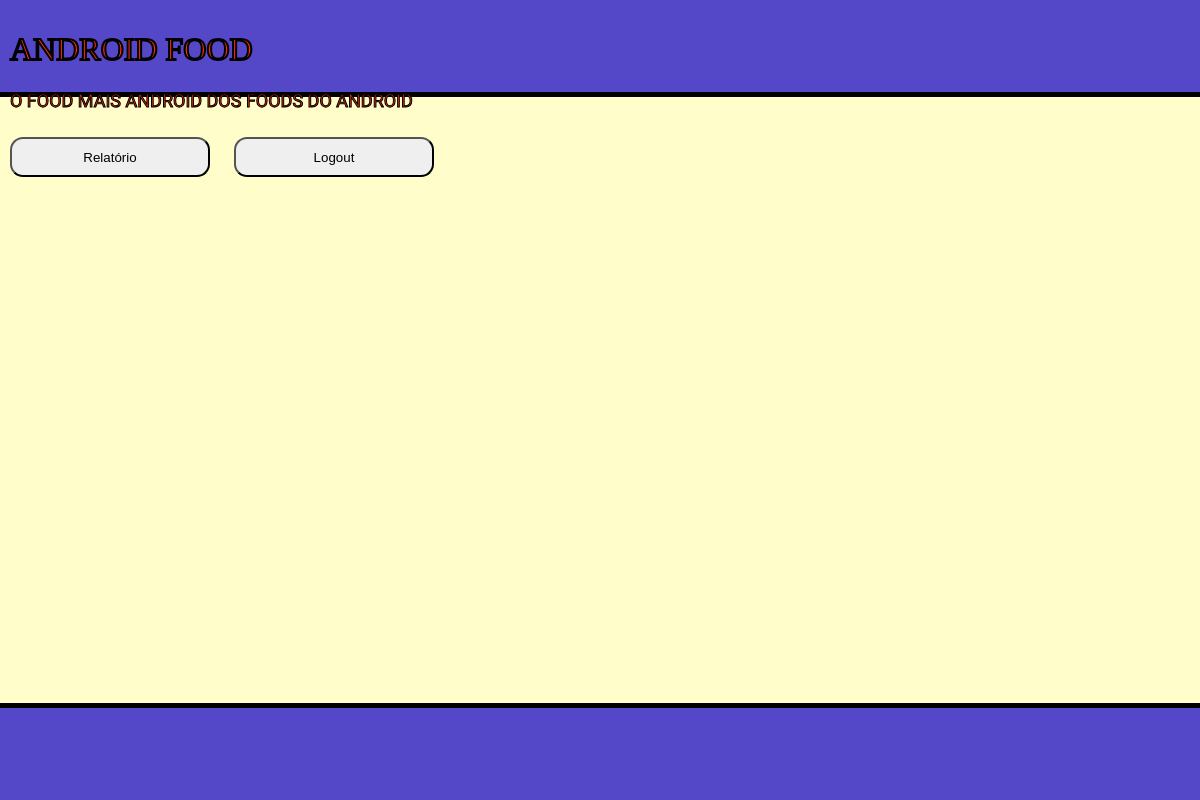
Before: /restaurante (signed in) with the older database file.
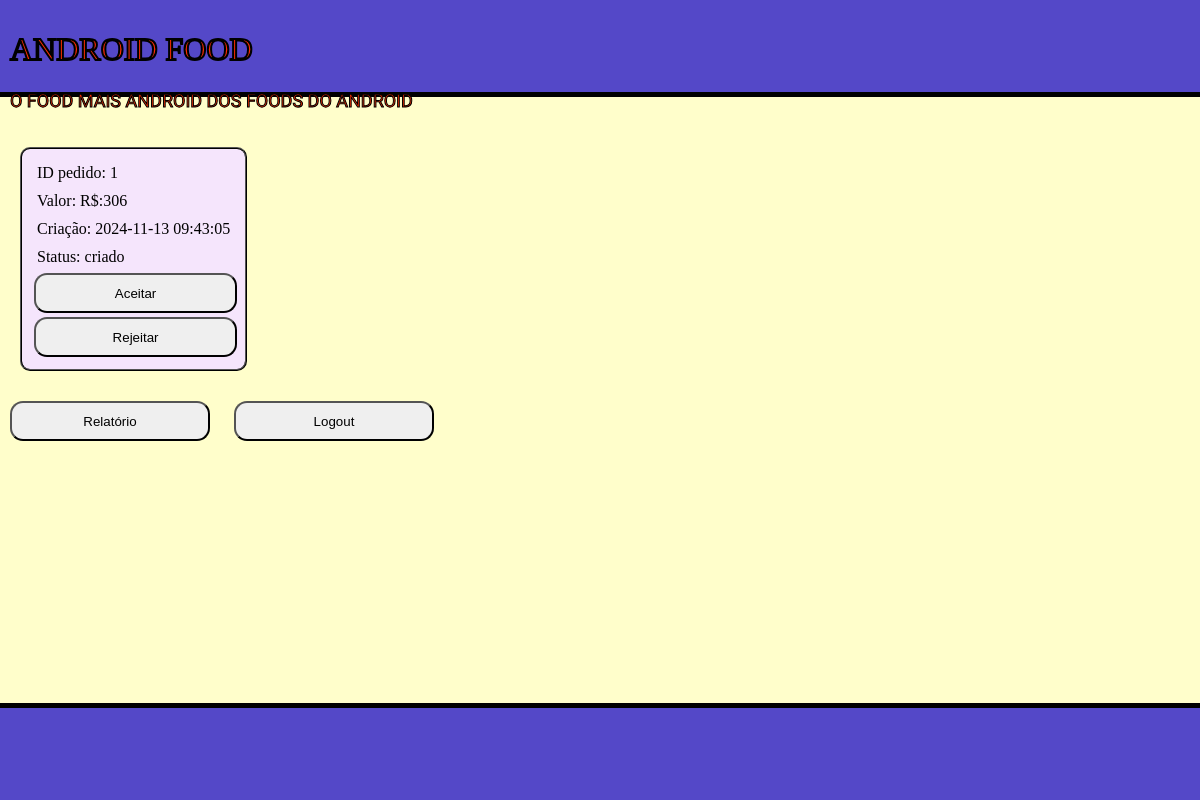
After: the same page with the newer database file.
### tables this page shows
CREATE TABLE venda(
                            pk_venda INTEGER PRIMARY KEY NOT NULL,
                            valor NUMERIC CHECK (valor > 0) NOT NULL,
                            pk_usuario INTEGER REFERENCES usuario NOT NULL,
                            pk_restaurante INTEGER REFERENCES restaurante NOT NULL,
                            criacao DATE DEFAULT(datetime('now', 'localtime')),
                            status VARCHAR(50) DEFAULT "criado"
                            );

### main.py (the view)
@app.route('/restaurante', methods=['GET','POST'])
def restaurante():
    if session.get('login') == None or session['login'] == False:
        session['login'] = False
        return index()
    vendas = database.consulta_pedidos(session['pk'])
    pedidos = []
    for venda in vendas:
        if venda[4] != "cancelado" or venda[4] == "entregue":
            pedido = {
                        "pk": venda[0],
                        "valor": venda[1],
                        "pk_usuario": venda[2],
                        "criacao": venda[3],
                        "status": venda[4]
                    }
            pedidos.append(pedido)
    session['pedidos'] = pedidos
    return render_template("restaurante.jinja",nome = session['nome'],pedidos = session['pedidos'])

### database/database.py (called while the page is built)
    def consulta_pedidos(self,pk_restaurante): # Consulta os pedidos de um restaurante
        sql = f'SELECT pk_venda,valor,pk_usuario,criacao,status FROM venda WHERE pk_restaurante = ?;'
        result = self.conexao.execute(sql,(pk_restaurante,))
        return result.fetchall()

### templates/restaurante.jinja (shortened to what this page needs)
<!DOCTYPE html>
<html lang="pt-BR">
  <head>
    <link rel="stylesheet" href="{{ url_for('static',filename='styles/restaurante.css') }}" >
  </head>
  <body>
    <header class="header">
      <h1>ANDROID FOOD</h1>
      <p>O FOOD MAIS ANDROID DOS FOODS DO ANDROID</p>
    </header>
    {% if pedidos[0] is none %}
      <section class="pedidos">
        <p>Nenhum pedido</p>
      </section>
    {% else %}
      <section class="pedidos">
        {% for pedido in pedidos%}
        <div class="pedido">
          <p class="id">ID pedido: {{ pedido["pk"] }}</p>
          <p class="valor">Valor: R$:{{ pedido["valor"] }}</p>
          <p class="criacao">Criação: {{ pedido["criacao"] }}</p>
          <p class="status">Status: {{ pedido["status"] }}</p>
          {% if pedido["status"] == "criado" %}
           <a href="{{ url_for('aceitar', pk=pedido['pk']) }}"> <button>Aceitar</button></a>
            <a href="{{ url_for('rejeitar', pk=pedido['pk']) }}"><button>Rejeitar</button></a>
          {% elif pedido["status"] == "aceito" %}
            <a href="{{ url_for('entrega', pk=pedido['pk']) }}"><button>Saiu para a entrega</button></a>
          {% elif pedido["status"] == "saiu para a entrega" %}
            <a href="{{ url_for('entregue', pk=pedido['pk']) }}"><button>Entregue</button></a>
          {% endif %}
        </div>
        {% endfor %}
      </section>
    {% endif %}
    <a href="{{ url_for('relatorio') }}"><button class="util-button">Relatório</button></a>
    <a href="{{ url_for('logout') }}"><button class="util-button">Logout</button></a>
    <footer class="footer">
    </footer>
  </body>
</html>

### static/styles/restaurante.css (style rules this page uses)
body { margin: 0; background-color: #fffecb; margin-bottom: 9vh; width: 100%; max-width: 100%; }
.header { width: calc(100% - 20px); height: 9vh; padding: 10px; background-color: #5448c8; margin-bottom: 30px; border-bottom: 5px solid black; max-width: 100%; }
.header h1 { font-family: "Alfa Slab One", serif; font-weight: 400; font-style: normal; color: #ff2e00; -webkit-text-stroke: 2px black; }
.header p { font-family: "Racing Sans One", sans-serif; font-weight: 400; font-style: normal; font-size: large; color: #ff2e00; -webkit-text-stroke: 1px black; }
.pedidos { display: flex; justify-content: flex-start; flex-wrap: wrap; }
.pedido { display: flex; flex-direction: column; border: 2px ridge black; border-radius: 10px; padding: 10px; background-color: #f5e5fc; height: 200px; margin: 20px; }
.pedido p { margin: 5px; }
.pedido button { border-radius: 13px; height: 40px; margin: 2px; width: 100%; }
a { text-decoration: none; }
.util-button { border-radius: 13px; margin: 10px; width: 200px; height: 40px; }
.footer { width: 100%; height: 9vh; background-color: #5448c8; position: fixed; bottom: 0; padding: 10px; margin-top: 30px; border-top: 5px solid black; max-width: 100%; }

Changed rows visible on the page:
added venda: pk "1", valor "306", criacao "2024-11-13 09:43:05", status "criado"
